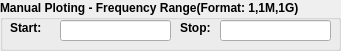
     <widget class="QGroupBox" name="FreqRange_groupBox">
      <property name="geometry">
       <rect>
        <x>10</x>
        <y>510</y>
        <width>341</width>
        <height>51</height>
       </rect>
      </property>
      <property name="font">
       <font>
        <bold>true</bold>
        <kerning>false</kerning>
       </font>
      </property>
      <property name="title">
       <string>Manual Ploting - Frequency Range(Format: 1,1M,1G)</string>
      </property>
      <widget class="QLineEdit" name="Startfreq_lineEdit">
       <property name="geometry">
        <rect>
         <x>60</x>
         <y>20</y>
         <width>111</width>
         <height>21</height>
        </rect>
       </property>
      </widget>
      <widget class="QLineEdit" name="Startfreq_lineEdit_2">
       <property name="geometry">
        <rect>
         <x>220</x>
         <y>20</y>
         <width>111</width>
         <height>21</height>
        </rect>
       </property>
      </widget>
      <widget class="QLabel" name="Start_label">
       <property name="geometry">
        <rect>
         <x>10</x>
         <y>20</y>
         <width>31</width>
         <height>16</height>
        </rect>
       </property>
       <property name="font">
        <font>
         <bold>true</bold>
         <kerning>false</kerning>
        </font>
       </property>
       <property name="text">
        <string>Start:</string>
       </property>
      </widget>
      <widget class="QLabel" name="Start_label_2">
       <property name="geometry">
        <rect>
         <x>180</x>
         <y>20</y>
         <width>31</width>
         <height>16</height>
        </rect>
       </property>
       <property name="font">
        <font>
         <bold>true</bold>
         <kerning>false</kerning>
        </font>
       </property>
       <property name="text">
        <string>Stop:</string>
       </property>
      </widget>
     </widget>
